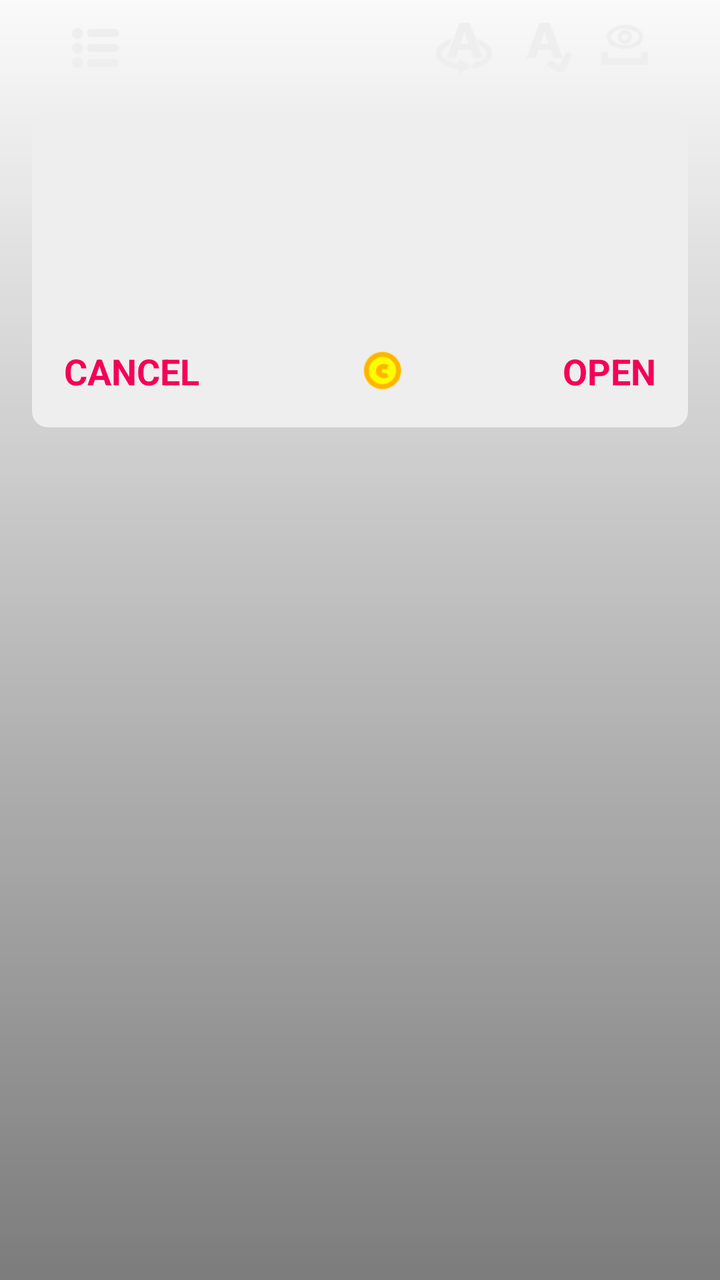
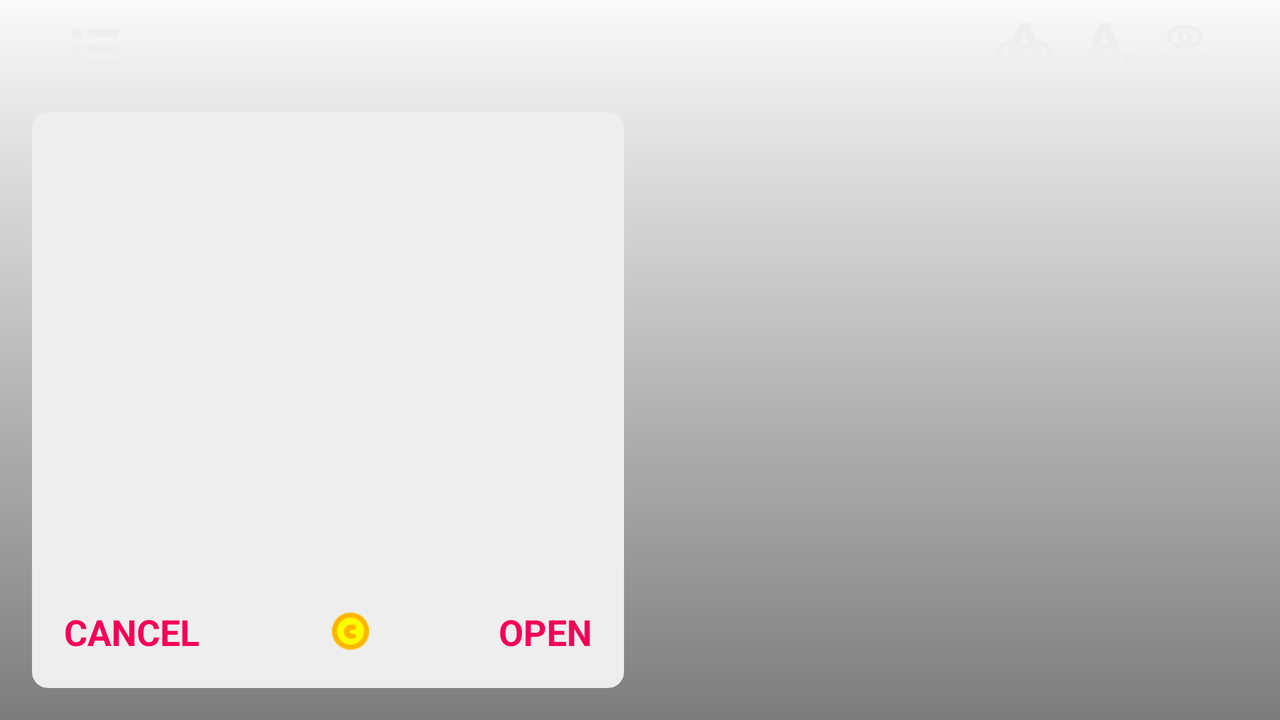

The same Android screen from two of the app's own layout files: first res/layout/ as a phone draws it, then the repository's variant for another configuration, drawn on a device whose configuration selects that folder. Both files follow.
<!-- AndroidManifest.xml: application theme AppTheme -->
<!-- res/layout/cipher_fragment.xml -->
<?xml version="1.0" encoding="utf-8"?>
<LinearLayout xmlns:android="http://schemas.android.com/apk/res/android"
              android:id="@+id/cipher_screen_background_view"
              android:layout_width="match_parent"
              android:layout_height="match_parent"
              android:clickable="true"
              android:orientation="vertical">

    <LinearLayout
        android:layout_width="match_parent"
        android:layout_height="match_parent"
        android:background="@drawable/levels_screen_tint"
        android:orientation="vertical"
        android:paddingBottom="@dimen/activity_vertical_marginBottom"
        android:paddingLeft="@dimen/activity_horizontal_margin"
        android:paddingRight="@dimen/activity_horizontal_margin"
        android:paddingTop="@dimen/levels_screen_margin_top">

        <LinearLayout
            android:layout_width="match_parent"
            android:layout_height="wrap_content"
            android:layout_gravity="center_horizontal"
            android:orientation="horizontal">

            <ImageButton
                android:id="@+id/cipher_screen_levels_imageButton"
                style="@style/CipherBackImageButton"
                android:layout_width="wrap_content"
                android:layout_height="wrap_content"
                android:layout_marginLeft="16dp"
                android:layout_marginRight="16dp"
                android:contentDescription="@string/cipher_levels"/>

            <TextView
                android:id="@+id/cipher_screen_cipher_title_textView"
                style="@style/CipherTitleTextView"
                android:layout_width="wrap_content"
                android:layout_height="wrap_content"
                android:layout_gravity="center_vertical"
                android:paddingLeft="8dp"
                android:paddingRight="8dp"/>

            <View
                android:layout_width="0dp"
                android:layout_height="0dp"
                android:layout_weight="1"
                android:visibility="invisible"/>

            <LinearLayout
                android:id="@+id/cipher_screen_hint_control_panel"
                android:layout_width="wrap_content"
                android:layout_height="wrap_content"
                android:layout_marginLeft="16dp"
                android:layout_marginRight="16dp"
                android:orientation="horizontal">

                <ImageButton
                    android:id="@+id/cipher_screen_hint_letter_imageButton"
                    style="@style/CipherHintLetterImageButton"
                    android:layout_width="wrap_content"
                    android:layout_height="wrap_content"
                    android:contentDescription="@string/cipher_hint_letter"/>

                <LinearLayout
                    android:id="@+id/cipher_screen_hint_overall_panel"
                    android:layout_width="wrap_content"
                    android:layout_height="wrap_content"
                    android:orientation="horizontal">

                    <ImageButton
                        android:id="@+id/cipher_screen_hint_check_letters_imageButton"
                        style="@style/CipherHintCheckLettersImageButton"
                        android:layout_width="wrap_content"
                        android:layout_height="wrap_content"
                        android:layout_marginLeft="@dimen/hint_button_margin"
                        android:layout_marginStart="@dimen/hint_button_margin"
                        android:contentDescription="@string/cipher_hint_check_letters"/>

                    <ImageButton
                        android:id="@+id/cipher_screen_hint_open_delimiters_imageButton"
                        style="@style/CipherHintOpenDelimitersImageButton"
                        android:layout_width="wrap_content"
                        android:layout_height="wrap_content"
                        android:layout_marginLeft="@dimen/hint_button_margin"
                        android:layout_marginStart="@dimen/hint_button_margin"
                        android:contentDescription="@string/cipher_hint_open_delimiters"/>

                </LinearLayout>
            </LinearLayout>

        </LinearLayout>

        <FrameLayout
            android:layout_width="match_parent"
            android:layout_height="0dp"
            android:layout_marginTop="16dp"
            android:layout_weight="@integer/cipher_question_panel_weight">

            <RelativeLayout
                android:id="@+id/cipher_screen_cipher_question_panel"
                style="@style/CipherQuestionPanel"
                android:layout_width="match_parent"
                android:layout_height="match_parent">

                <ScrollView
                    android:id="@+id/cipher_screen_cipher_question_scrollView"
                    android:layout_width="match_parent"
                    android:layout_height="wrap_content"
                    android:layout_centerVertical="true"
                    android:layout_marginBottom="@dimen/cipher_question_box_padding"
                    android:layout_marginTop="@dimen/cipher_question_box_padding"
                    android:fadeScrollbars="false"
                    android:overScrollMode="never"
                    android:paddingLeft="@dimen/cipher_question_box_padding"
                    android:paddingRight="@dimen/cipher_question_box_padding"
                    android:scrollbarStyle="outsideOverlay"
                    android:scrollbars="vertical">

                    <TextView
                        android:id="@+id/cipher_screen_cipher_question_textView"
                        style="@style/CipherQuestionTextView"
                        android:layout_width="match_parent"
                        android:layout_height="wrap_content"
                        android:gravity="center"/>
                </ScrollView>
            </RelativeLayout>

            <RelativeLayout
                android:id="@+id/cipher_screen_keyboard_panel"
                style="@style/CipherQuestionPanel"
                android:layout_width="match_parent"
                android:layout_height="match_parent"
                android:layout_gravity="center"
                android:layout_marginBottom="@dimen/cipher_question_box_padding"
                android:layout_marginTop="@dimen/cipher_question_box_padding"
                android:paddingLeft="@dimen/cipher_question_box_padding"
                android:paddingRight="@dimen/cipher_question_box_padding">

                <android.support.v7.widget.RecyclerView
                    android:id="@+id/cipher_keyboard_recyclerView"
                    android:layout_width="match_parent"
                    android:layout_height="wrap_content"
                    android:layout_centerVertical="true"
                    android:fadeScrollbars="false"
                    android:overScrollMode="never"
                    android:scrollbarStyle="outsideOverlay"
                    android:scrollbars="vertical"/>
            </RelativeLayout>

            <include
                android:id="@+id/cipher_screen_hint_panel"
                layout="@layout/cipher_hint_panel"
                android:layout_width="match_parent"
                android:layout_height="match_parent"
                android:layout_marginBottom="@dimen/cipher_question_box_padding"
                android:layout_marginTop="@dimen/cipher_question_box_padding"/>

            <ImageView
                android:id="@+id/cipher_screen_solved_panel"
                style="@style/CipherSolvedPanel"
                android:layout_width="match_parent"
                android:layout_height="match_parent"
                android:visibility="gone"/>
        </FrameLayout>

        <android.support.v7.widget.RecyclerView
            android:id="@+id/cipher_symbols_recyclerView"
            android:layout_width="match_parent"
            android:layout_height="0dp"
            android:layout_marginTop="16dp"
            android:layout_weight="@integer/cipher_symbols_panel_weight"
            android:fadeScrollbars="false"
            android:overScrollMode="never"
            android:scrollbarStyle="outsideOverlay"
            android:scrollbars="vertical"/>
    </LinearLayout>
</LinearLayout>
<!-- res/layout/cipher_hint_panel.xml (included above) -->
<?xml version="1.0" encoding="utf-8"?>
<LinearLayout
    xmlns:android="http://schemas.android.com/apk/res/android"
    android:id="@+id/cipher_hint_panel"
    style="@style/CipherHintPanel"
    android:layout_width="match_parent"
    android:layout_height="match_parent"
    android:orientation="vertical" >

    <RelativeLayout
        style="@style/CipherQuestionPanel"
        android:layout_width="match_parent"
        android:layout_height="0dp"
        android:layout_weight="1">

        <ScrollView
            android:id="@+id/cipher_hint_panel_scrollView"
            android:layout_width="match_parent"
            android:layout_height="wrap_content"
            android:layout_centerVertical="true"
            android:fadeScrollbars="false"
            android:overScrollMode="never"
            android:paddingLeft="@dimen/cipher_question_box_padding"
            android:paddingRight="@dimen/cipher_question_box_padding"
            android:scrollbarStyle="outsideOverlay"
            android:scrollbars="vertical">

            <TextView
                android:id="@+id/cipher_hint_panel_textView"
                style="@style/CipherHintDescriptionTextView"
                android:layout_width="match_parent"
                android:layout_height="wrap_content"
                android:gravity="center"/>
        </ScrollView>
    </RelativeLayout>

    <LinearLayout
        android:layout_width="match_parent"
        android:layout_height="wrap_content"
        android:gravity="center_vertical"
        android:orientation="horizontal"
        android:paddingLeft="@dimen/cipher_question_box_padding"
        android:paddingRight="@dimen/cipher_question_box_padding">

        <TextView
            android:id="@+id/cipher_hint_panel_cancel_textView"
            style="@style/CipherHintControlButton"
            android:layout_width="wrap_content"
            android:layout_height="wrap_content"
            android:text="@string/hint_cancel"/>

        <LinearLayout
            android:layout_width="0dp"
            android:layout_height="wrap_content"
            android:layout_weight="1"
            android:gravity="center_horizontal"
            android:orientation="vertical">

            <LinearLayout
                android:id="@+id/cipher_hint_panel_price_display_panel"
                style="@style/CipherHintPricePanel"
                android:layout_width="wrap_content"
                android:layout_height="wrap_content"
                android:gravity="center_vertical"
                android:orientation="horizontal"
                android:paddingLeft="8dp"
                android:paddingRight="8dp">

                <TextView
                    android:id="@+id/cipher_hint_panel_price_display_textView"
                    style="@style/CipherHintPriceTextView"
                    android:layout_width="wrap_content"
                    android:layout_height="wrap_content"/>

                <ImageView
                    android:layout_width="wrap_content"
                    android:layout_height="wrap_content"
                    android:layout_marginLeft="2dp"
                    android:layout_marginStart="2dp"
                    android:scaleType="center"
                    android:src="@drawable/coin"/>

            </LinearLayout>

        </LinearLayout>

        <TextView
            android:id="@+id/cipher_hint_panel_confirm_textView"
            style="@style/CipherHintControlButton"
            android:layout_width="wrap_content"
            android:layout_height="wrap_content"
            android:text="@string/hint_open_symbol_confirm"/>

    </LinearLayout>

</LinearLayout>
<!-- resources referenced by this layout -->
<resources>
  <dimen name="activity_horizontal_margin">16dp</dimen>
  <dimen name="activity_vertical_marginBottom">16dp</dimen>
  <dimen name="cipher_question_box_padding">8dp</dimen>
  <dimen name="hint_button_margin">8dp</dimen>
  <dimen name="levels_screen_margin_top">8dp</dimen>
  <integer name="cipher_question_panel_weight">2</integer>
  <integer name="cipher_symbols_panel_weight">5</integer>
  <string name="cipher_hint_check_letters">Check letters</string>
  <string name="cipher_hint_letter">Open a symbol</string>
  <string name="cipher_hint_open_delimiters">Reveal spaces</string>
  <string name="cipher_levels">Levels</string>
  <string name="hint_cancel">CANCEL</string>
  <string name="hint_open_symbol_confirm">OPEN</string>
  <style name="CipherBackImageButton" parent="LevelControlImageButton">
          <item name="android:src">@drawable/levels</item>
      </style>
  <style name="CipherHintCheckLettersImageButton" parent="LevelControlImageButton">
          <item name="android:src">@drawable/check_letters</item>
      </style>
  <style name="CipherHintLetterImageButton" parent="LevelControlImageButton">
          <item name="android:src">@drawable/open_symbol</item>
      </style>
  <style name="CipherHintOpenDelimitersImageButton" parent="LevelControlImageButton">
          <item name="android:src">@drawable/reveal_spaces</item>
      </style>
  <style name="CipherHintPanel" parent="CipherQuestionPanel" />
  <style name="CipherHintPricePanel">
          <item name="android:background">@drawable/cipher_hint_price_panel_bg</item>
      </style>
  <style name="CipherHintPriceTextView" parent="CoinsDisplayTextView">
          <item name="android:textSize">@dimen/hint_panel_price_text_size</item>
          <item name="android:textColor">@color/coinsDisplayTextDark</item>
      </style>
  <style name="CipherQuestionPanel">
          <item name="android:background">@drawable/cipher_question_box</item>
      </style>
  <color name="levelsScreenTintGradientBottom">#80000000</color>
  <color name="levelsScreenTintGradientTop">#00000000</color>
  <style name="LevelControlImageButton">
          <item name="android:background">@android:color/transparent</item>
          <item name="android:scaleType">center</item>
      </style>
  <style name="TextViewAsButton">
          <item name="android:padding">8dp</item>
      </style>
  <dimen name="hint_panel_control_text_size">18sp</dimen>
  <color name="hintPanelControlButtonText">@color/cipherOpenedSymbolLetterBg</color>
  <dimen name="hint_panel_text_size">18sp</dimen>
  <color name="hintPanelText">@color/keyboardLetterText</color>
  <dimen name="hint_panel_price_text_size">@dimen/coins_display_text_size</dimen>
  <color name="coinsDisplayTextDark">#FF9800</color>
  <dimen name="cipher_question_text_size">18sp</dimen>
  <color name="cipherQuestionText">#222222</color>
  <dimen name="cipher_title_text_size">20sp</dimen>
  <color name="cipherTitleText">@color/levelsTitleText</color>
  <color name="colorPrimary">#3F51B5</color>
  <color name="colorPrimaryDark">#303F9F</color>
  <color name="colorAccent">@color/accentA200</color>
  <color name="cipherOpenedSymbolLetterBg">@color/accentA400</color>
  <color name="keyboardLetterText">#333333</color>
  <color name="hintPanelPricePanelBg">@android:color/transparent</color>
  <dimen name="symbol_box_corner_radius">5dp</dimen>
  <dimen name="coins_display_text_size">18sp</dimen>
  <color name="coinsDisplayText">#FFEA00</color>
  <color name="cipherQuestionBoxBg">#eeeeee</color>
  <dimen name="levels_cipher_box_corner_radius">8dp</dimen>
  <dimen name="cipher_title_bg_stroke_width">0dp</dimen>
  <dimen name="cipher_title_corner_radius">5dp</dimen>
  <color name="levelsTitleText">#eeeeee</color>
  <color name="accentA200">#FF4081</color>
  <color name="buttonBorderlessBgPressed">#33999999</color>
  <dimen name="button_bg_corner_radius">2dp</dimen>
  <color name="buttonBorderlessBgNormal">@android:color/transparent</color>
  <color name="accentA400">#F50057</color>
  <!-- some entries are left out for length -->
</resources>
<!-- res/layout-land/cipher_fragment.xml (the repository's variant of the layout above) -->
<!-- drawn on the phone turned sideways -->
<?xml version="1.0" encoding="utf-8"?>
<LinearLayout xmlns:android="http://schemas.android.com/apk/res/android"
              android:id="@+id/cipher_screen_background_view"
              android:layout_width="match_parent"
              android:layout_height="match_parent"
              android:clickable="true"
              android:orientation="vertical">

    <LinearLayout
        android:layout_width="match_parent"
        android:layout_height="match_parent"
        android:background="@drawable/levels_screen_tint"
        android:orientation="vertical"
        android:paddingBottom="@dimen/activity_vertical_marginBottom"
        android:paddingLeft="@dimen/activity_horizontal_margin"
        android:paddingRight="@dimen/activity_horizontal_margin"
        android:paddingTop="@dimen/levels_screen_margin_top">

        <LinearLayout
            android:layout_width="match_parent"
            android:layout_height="wrap_content"
            android:layout_gravity="center_horizontal"
            android:orientation="horizontal">

            <ImageButton
                android:id="@+id/cipher_screen_levels_imageButton"
                style="@style/CipherBackImageButton"
                android:layout_width="wrap_content"
                android:layout_height="wrap_content"
                android:layout_marginLeft="16dp"
                android:layout_marginRight="16dp"
                android:contentDescription="@string/cipher_levels"/>

            <TextView
                android:id="@+id/cipher_screen_cipher_title_textView"
                style="@style/CipherTitleTextView"
                android:layout_width="wrap_content"
                android:layout_height="wrap_content"
                android:layout_gravity="center_vertical"
                android:paddingLeft="8dp"
                android:paddingRight="8dp"/>

            <View
                android:layout_width="0dp"
                android:layout_height="0dp"
                android:layout_weight="1"
                android:visibility="invisible"/>

            <LinearLayout
                android:id="@+id/cipher_screen_hint_control_panel"
                android:layout_width="wrap_content"
                android:layout_height="wrap_content"
                android:layout_marginLeft="16dp"
                android:layout_marginRight="16dp"
                android:orientation="horizontal">

                <ImageButton
                    android:id="@+id/cipher_screen_hint_letter_imageButton"
                    style="@style/CipherHintLetterImageButton"
                    android:layout_width="wrap_content"
                    android:layout_height="wrap_content"
                    android:contentDescription="@string/cipher_hint_letter"/>

                <LinearLayout
                    android:id="@+id/cipher_screen_hint_overall_panel"
                    android:layout_width="wrap_content"
                    android:layout_height="wrap_content"
                    android:orientation="horizontal">

                    <ImageButton
                        android:id="@+id/cipher_screen_hint_check_letters_imageButton"
                        style="@style/CipherHintCheckLettersImageButton"
                        android:layout_width="wrap_content"
                        android:layout_height="wrap_content"
                        android:layout_marginLeft="@dimen/hint_button_margin"
                        android:layout_marginStart="@dimen/hint_button_margin"
                        android:contentDescription="@string/cipher_hint_check_letters"/>

                    <ImageButton
                        android:id="@+id/cipher_screen_hint_open_delimiters_imageButton"
                        style="@style/CipherHintOpenDelimitersImageButton"
                        android:layout_width="wrap_content"
                        android:layout_height="wrap_content"
                        android:layout_marginLeft="@dimen/hint_button_margin"
                        android:layout_marginStart="@dimen/hint_button_margin"
                        android:contentDescription="@string/cipher_hint_open_delimiters"/>
                </LinearLayout>

            </LinearLayout>

        </LinearLayout>

        <LinearLayout
            android:layout_width="match_parent"
            android:layout_height="match_parent"
            android:layout_marginTop="16dp"
            android:orientation="horizontal">

            <FrameLayout
                android:layout_width="0dp"
                android:layout_height="match_parent"
                android:layout_weight="@integer/cipher_question_panel_weight">

                <RelativeLayout
                    android:id="@+id/cipher_screen_cipher_question_panel"
                    style="@style/CipherQuestionPanel"
                    android:layout_width="match_parent"
                    android:layout_height="match_parent">

                    <ScrollView
                        android:id="@+id/cipher_screen_cipher_question_scrollView"
                        android:layout_width="match_parent"
                        android:layout_height="wrap_content"
                        android:layout_centerVertical="true"
                        android:layout_marginBottom="@dimen/cipher_question_box_padding"
                        android:layout_marginTop="@dimen/cipher_question_box_padding"
                        android:fadeScrollbars="false"
                        android:overScrollMode="never"
                        android:paddingLeft="@dimen/cipher_question_box_padding"
                        android:paddingRight="@dimen/cipher_question_box_padding"
                        android:scrollbarStyle="outsideOverlay"
                        android:scrollbars="vertical">

                        <TextView
                            android:id="@+id/cipher_screen_cipher_question_textView"
                            style="@style/CipherQuestionTextView"
                            android:layout_width="match_parent"
                            android:layout_height="wrap_content"
                            android:gravity="center"/>
                    </ScrollView>
                </RelativeLayout>

                <RelativeLayout
                    android:id="@+id/cipher_screen_keyboard_panel"
                    style="@style/CipherQuestionPanel"
                    android:layout_width="match_parent"
                    android:layout_height="match_parent"
                    android:layout_gravity="center"
                    android:layout_marginBottom="@dimen/cipher_question_box_padding"
                    android:layout_marginTop="@dimen/cipher_question_box_padding"
                    android:paddingLeft="@dimen/cipher_question_box_padding"
                    android:paddingRight="@dimen/cipher_question_box_padding">

                    <android.support.v7.widget.RecyclerView
                        android:id="@+id/cipher_keyboard_recyclerView"
                        android:layout_width="match_parent"
                        android:layout_height="wrap_content"
                        android:layout_centerVertical="true"
                        android:fadeScrollbars="false"
                        android:overScrollMode="never"
                        android:scrollbarStyle="outsideOverlay"
                        android:scrollbars="vertical"/>
                </RelativeLayout>

                <include
                    android:id="@+id/cipher_screen_hint_panel"
                    layout="@layout/cipher_hint_panel"
                    android:layout_width="match_parent"
                    android:layout_height="match_parent"
                    android:layout_marginBottom="@dimen/cipher_question_box_padding"
                    android:layout_marginTop="@dimen/cipher_question_box_padding"/>

                <ImageView
                    android:id="@+id/cipher_screen_solved_panel"
                    style="@style/CipherSolvedPanel"
                    android:layout_width="match_parent"
                    android:layout_height="match_parent"
                    android:visibility="gone"/>
            </FrameLayout>

            <android.support.v7.widget.RecyclerView
                android:id="@+id/cipher_symbols_recyclerView"
                android:layout_width="0dp"
                android:layout_height="match_parent"
                android:layout_marginLeft="16dp"
                android:layout_marginStart="16dp"
                android:layout_weight="@integer/cipher_symbols_panel_weight"
                android:fadeScrollbars="false"
                android:overScrollMode="never"
                android:scrollbarStyle="outsideOverlay"
                android:scrollbars="vertical"/>
        </LinearLayout>
    </LinearLayout>
</LinearLayout>
<!-- resources referenced by the variant -->
<!-- as the phone turned sideways resolves them -->
<resources>
  <dimen name="activity_horizontal_margin">16dp</dimen>
  <dimen name="activity_vertical_marginBottom">16dp</dimen>
  <dimen name="cipher_question_box_padding">8dp</dimen>
  <dimen name="hint_button_margin">8dp</dimen>
  <dimen name="levels_screen_margin_top">8dp</dimen>
  <!-- from res/values-land/ -->
  <integer name="cipher_question_panel_weight">2</integer>
  <!-- from res/values-land/ -->
  <integer name="cipher_symbols_panel_weight">2</integer>
  <string name="cipher_hint_check_letters">Check letters</string>
  <string name="cipher_hint_letter">Open a symbol</string>
  <string name="cipher_hint_open_delimiters">Reveal spaces</string>
  <string name="cipher_levels">Levels</string>
  <string name="hint_cancel">CANCEL</string>
  <string name="hint_open_symbol_confirm">OPEN</string>
  <style name="CipherBackImageButton" parent="LevelControlImageButton">
          <item name="android:src">@drawable/levels</item>
      </style>
  <style name="CipherHintCheckLettersImageButton" parent="LevelControlImageButton">
          <item name="android:src">@drawable/check_letters</item>
      </style>
  <style name="CipherHintLetterImageButton" parent="LevelControlImageButton">
          <item name="android:src">@drawable/open_symbol</item>
      </style>
  <style name="CipherHintOpenDelimitersImageButton" parent="LevelControlImageButton">
          <item name="android:src">@drawable/reveal_spaces</item>
      </style>
  <style name="CipherHintPanel" parent="CipherQuestionPanel" />
  <style name="CipherHintPricePanel">
          <item name="android:background">@drawable/cipher_hint_price_panel_bg</item>
      </style>
  <style name="CipherQuestionPanel">
          <item name="android:background">@drawable/cipher_question_box</item>
      </style>
  <color name="levelsScreenTintGradientBottom">#80000000</color>
  <color name="levelsScreenTintGradientTop">#00000000</color>
  <style name="LevelControlImageButton">
          <item name="android:background">@android:color/transparent</item>
          <item name="android:scaleType">center</item>
      </style>
  <style name="TextViewAsButton">
          <item name="android:padding">8dp</item>
      </style>
  <dimen name="hint_panel_control_text_size">18sp</dimen>
  <color name="hintPanelControlButtonText">@color/cipherOpenedSymbolLetterBg</color>
  <dimen name="hint_panel_text_size">18sp</dimen>
  <color name="hintPanelText">@color/keyboardLetterText</color>
  <dimen name="hint_panel_price_text_size">@dimen/coins_display_text_size</dimen>
  <color name="coinsDisplayTextDark">#FF9800</color>
  <dimen name="cipher_question_text_size">18sp</dimen>
  <color name="cipherQuestionText">#222222</color>
  <dimen name="cipher_title_text_size">20sp</dimen>
  <color name="cipherTitleText">@color/levelsTitleText</color>
  <color name="colorPrimary">#3F51B5</color>
  <color name="colorPrimaryDark">#303F9F</color>
  <color name="colorAccent">@color/accentA200</color>
  <color name="cipherOpenedSymbolLetterBg">@color/accentA400</color>
  <color name="keyboardLetterText">#333333</color>
  <color name="hintPanelPricePanelBg">@android:color/transparent</color>
  <dimen name="symbol_box_corner_radius">5dp</dimen>
  <dimen name="coins_display_text_size">18sp</dimen>
  <color name="coinsDisplayText">#FFEA00</color>
  <color name="cipherQuestionBoxBg">#eeeeee</color>
  <dimen name="levels_cipher_box_corner_radius">8dp</dimen>
  <dimen name="cipher_title_bg_stroke_width">0dp</dimen>
  <dimen name="cipher_title_corner_radius">5dp</dimen>
  <color name="levelsTitleText">#eeeeee</color>
  <color name="accentA200">#FF4081</color>
  <color name="buttonBorderlessBgPressed">#33999999</color>
  <dimen name="button_bg_corner_radius">2dp</dimen>
  <color name="buttonBorderlessBgNormal">@android:color/transparent</color>
  <color name="accentA400">#F50057</color>
  <!-- some entries are left out for length -->
</resources>
